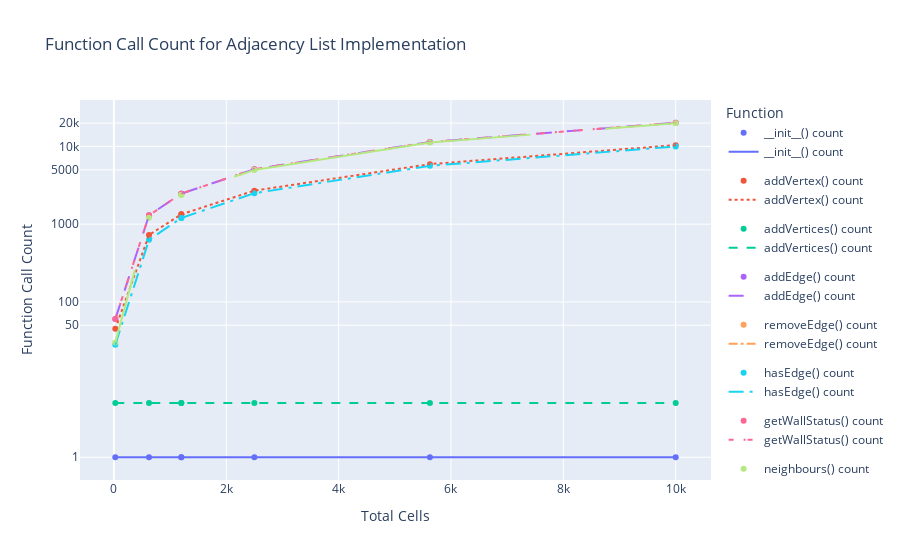

Notebook source saved alongside this figure:
### Code cell
import plotly.graph_objects as go
import plotly.express as px

# Specify the desired functions
functions = ['__init__() count', 'addVertex() count', 'addVertices() count', 'addEdge() count', 'removeEdge() count', 'hasEdge() count', 'getWallStatus() count', 'neighbours() count']

# Define line styles and widths for each function
line_styles = ['solid', 'dot', 'dash', 'longdash', 'dashdot', 'longdashdot', '5px 10px 2px 2px', '10% 20% 40%']
line_widths = [2, 2, 2, 2, 2, 2, 2, 2]

# Create the scatter plot
fig_scatter = px.scatter(
    data_frame=adjListFunctionsDF,
    x='totalCells',
    y=functions,
    labels={'totalCells': 'Total Cells', '__init__() count': '__init__() count', 'addVertex() count': 'addVertex() count', 'addVertices() count': 'addVertices() count', 'addEdge() count': 'addEdge() count', 'removeEdge() count' : 'removeEdge() count', 'hasEdge() count': 'hasEdge() count', 'getWallStatus() count': 'getWallStatus() count', 'neighbours() count': 'neighbours() count'},
    title='Total Cells vs. Average Runtime for Selected Adjacency Matrix Functions',
)

# Create the line plot with different line styles and widths
fig_line = px.line(
    data_frame=adjListFunctionsDF,
    x='totalCells',
    y=functions,
    labels={'totalCells': 'Total Cells', '__init__() count': '__init__() count', 'addVertex() count': 'addVertex() count', 'addVertices() count': 'addVertices() count', 'addEdge() count': 'addEdge() count', 'removeEdge() count' : 'removeEdge() count', 'hasEdge() count': 'hasEdge() count', 'getWallStatus() count': 'getWallStatus() count', 'neighbours() count': 'neighbours() count'},
)

# Combine the scatter and line plots
fig_combine = go.Figure(data=fig_scatter.data + fig_line.data)

# Update line styles and widths for each trace
for i, trace in enumerate(fig_combine.data[len(functions):]):
    trace.line.dash = line_styles[i]
    trace.line.width = line_widths[i]

# Update the layout with logarithmic y-axis and scientific notation
fig_combine.update_layout(
    title='Function Call Count for Adjacency List Implementation',
    xaxis_title='Total Cells',
    yaxis_title='Function Call Count',
    legend_title='Function',
    yaxis_type='log',
    yaxis_tickvals=[0, 1, 50, 100, 1000, 5000, 10000, 20000],  # Custom tick values
    hoverlabel=dict(namelength=-1)  # Display full hover labels
)

fig_combine.show()

### Figure 1 — Plotly figure (JSON) as saved in the notebook; plotly's stock layout.template omitted (floating-point values rounded to 4 significant figures)
{"data": [{"hovertemplate": "variable=__init__() count<br>Total Cells=%{x}<br>value=%{y}<extra></extra>", "legendgroup": "__init__() count", "marker": {"color": "#636efa", "symbol": "circle"}, "mode": "markers", "name": "__init__() count", "orientation": "v", "showlegend": true, "type": "scatter", "x": [25, 625, 1200, 1200, 2500, 5625, 10000], "xaxis": "x", "y": [1, 1, 1, 1, 1, 1, 1], "yaxis": "y"}, {"hovertemplate": "variable=addVertex() count<br>Total Cells=%{x}<br>value=%{y}<extra></extra>", "legendgroup": "addVertex() count", "marker": {"color": "#EF553B", "symbol": "circle"}, "mode": "markers", "name": "addVertex() count", "orientation": "v", "showlegend": true, "type": "scatter", "x": [25, 625, 1200, 1200, 2500, 5625, 10000], "xaxis": "x", "y": [45, 725, 1340, 1340, 2700, 5925, 10400], "yaxis": "y"}, {"hovertemplate": "variable=addVertices() count<br>Total Cells=%{x}<br>value=%{y}<extra></extra>", "legendgroup": "addVertices() count", "marker": {"color": "#00cc96", "symbol": "circle"}, "mode": "markers", "name": "addVertices() count", "orientation": "v", "showlegend": true, "type": "scatter", "x": [25, 625, 1200, 1200, 2500, 5625, 10000], "xaxis": "x", "y": [5, 5, 5, 5, 5, 5, 5], "yaxis": "y"}, {"hovertemplate": "variable=addEdge() count<br>Total Cells=%{x}<br>value=%{y}<extra></extra>", "legendgroup": "addEdge() count", "marker": {"color": "#ab63fa", "symbol": "circle"}, "mode": "markers", "name": "addEdge() count", "orientation": "v", "showlegend": true, "type": "scatter", "x": [25, 625, 1200, 1200, 2500, 5625, 10000], "xaxis": "x", "y": [60, 1300, 2470, 2470, 5100, 11400, 20200], "yaxis": "y"}, {"hovertemplate": "variable=removeEdge() count<br>Total Cells=%{x}<br>value=%{y}<extra></extra>", "legendgroup": "removeEdge() count", "marker": {"color": "#FFA15A", "symbol": "circle"}, "mode": "markers", "name": "removeEdge() count", "orientation": "v", "showlegend": true, "type": "scatter", "x": [25, 625, 1200, 1200, 2500, 5625, 10000], "xaxis": "x", "y": [0, 0, 0, 0, 0, 0, 0], "yaxis": "y"}, {"hovertemplate": "variable=hasEdge() count<br>Total Cells=%{x}<br>value=%{y}<extra></extra>", "legendgroup": "hasEdge() count", "marker": {"color": "#19d3f3", "symbol": "circle"}, "mode": "markers", "name": "hasEdge() count", "orientation": "v", "showlegend": true, "type": "scatter", "x": [25, 625, 1200, 1200, 2500, 5625, 10000], "xaxis": "x", "y": [28, 628, 1203, 1203, 2503, 5628, 10003], "yaxis": "y"}, {"hovertemplate": "variable=getWallStatus() count<br>Total Cells=%{x}<br>value=%{y}<extra></extra>", "legendgroup": "getWallStatus() count", "marker": {"color": "#FF6692", "symbol": "circle"}, "mode": "markers", "name": "getWallStatus() count", "orientation": "v", "showlegend": true, "type": "scatter", "x": [25, 625, 1200, 1200, 2500, 5625, 10000], "xaxis": "x", "y": [60, 1300, 2470, 2470, 5100, 11400, 20200], "yaxis": "y"}, {"hovertemplate": "variable=neighbours() count<br>Total Cells=%{x}<br>value=%{y}<extra></extra>", "legendgroup": "neighbours() count", "marker": {"color": "#B6E880", "symbol": "circle"}, "mode": "markers", "name": "neighbours() count", "orientation": "v", "showlegend": true, "type": "scatter", "x": [25, 625, 1200, 1200, 2500, 5625, 10000], "xaxis": "x", "y": [30, 1213, 2374, 2386, 4988, 11222, 19968], "yaxis": "y"}, {"hovertemplate": "variable=__init__() count<br>Total Cells=%{x}<br>value=%{y}<extra></extra>", "legendgroup": "__init__() count", "line": {"color": "#636efa", "dash": "solid", "width": 2}, "marker": {"symbol": "circle"}, "mode": "lines", "name": "__init__() count", "orientation": "v", "showlegend": true, "type": "scatter", "x": [25, 625, 1200, 1200, 2500, 5625, 10000], "xaxis": "x", "y": [1, 1, 1, 1, 1, 1, 1], "yaxis": "y"}, {"hovertemplate": "variable=addVertex() count<br>Total Cells=%{x}<br>value=%{y}<extra></extra>", "legendgroup": "addVertex() count", "line": {"color": "#EF553B", "dash": "dot", "width": 2}, "marker": {"symbol": "circle"}, "mode": "lines", "name": "addVertex() count", "orientation": "v", "showlegend": true, "type": "scatter", "x": [25, 625, 1200, 1200, 2500, 5625, 10000], "xaxis": "x", "y": [45, 725, 1340, 1340, 2700, 5925, 10400], "yaxis": "y"}, {"hovertemplate": "variable=addVertices() count<br>Total Cells=%{x}<br>value=%{y}<extra></extra>", "legendgroup": "addVertices() count", "line": {"color": "#00cc96", "dash": "dash", "width": 2}, "marker": {"symbol": "circle"}, "mode": "lines", "name": "addVertices() count", "orientation": "v", "showlegend": true, "type": "scatter", "x": [25, 625, 1200, 1200, 2500, 5625, 10000], "xaxis": "x", "y": [5, 5, 5, 5, 5, 5, 5], "yaxis": "y"}, {"hovertemplate": "variable=addEdge() count<br>Total Cells=%{x}<br>value=%{y}<extra></extra>", "legendgroup": "addEdge() count", "line": {"color": "#ab63fa", "dash": "longdash", "width": 2}, "marker": {"symbol": "circle"}, "mode": "lines", "name": "addEdge() count", "orientation": "v", "showlegend": true, "type": "scatter", "x": [25, 625, 1200, 1200, 2500, 5625, 10000], "xaxis": "x", "y": [60, 1300, 2470, 2470, 5100, 11400, 20200], "yaxis": "y"}, {"hovertemplate": "variable=removeEdge() count<br>Total Cells=%{x}<br>value=%{y}<extra></extra>", "legendgroup": "removeEdge() count", "line": {"color": "#FFA15A", "dash": "dashdot", "width": 2}, "marker": {"symbol": "circle"}, "mode": "lines", "name": "removeEdge() count", "orientation": "v", "showlegend": true, "type": "scatter", "x": [25, 625, 1200, 1200, 2500, 5625, 10000], "xaxis": "x", "y": [0, 0, 0, 0, 0, 0, 0], "yaxis": "y"}, {"hovertemplate": "variable=hasEdge() count<br>Total Cells=%{x}<br>value=%{y}<extra></extra>", "legendgroup": "hasEdge() count", "line": {"color": "#19d3f3", "dash": "longdashdot", "width": 2}, "marker": {"symbol": "circle"}, "mode": "lines", "name": "hasEdge() count", "orientation": "v", "showlegend": true, "type": "scatter", "x": [25, 625, 1200, 1200, 2500, 5625, 10000], "xaxis": "x", "y": [28, 628, 1203, 1203, 2503, 5628, 10003], "yaxis": "y"}, {"hovertemplate": "variable=getWallStatus() count<br>Total Cells=%{x}<br>value=%{y}<extra></extra>", "legendgroup": "getWallStatus() count", "line": {"color": "#FF6692", "dash": "5px 10px 2px 2px", "width": 2}, "marker": {"symbol": "circle"}, "mode": "lines", "name": "getWallStatus() count", "orientation": "v", "showlegend": true, "type": "scatter", "x": [25, 625, 1200, 1200, 2500, 5625, 10000], "xaxis": "x", "y": [60, 1300, 2470, 2470, 5100, 11400, 20200], "yaxis": "y"}, {"hovertemplate": "variable=neighbours() count<br>Total Cells=%{x}<br>value=%{y}<extra></extra>", "legendgroup": "neighbours() count", "line": {"color": "#B6E880", "dash": "10% 20% 40%", "width": 2}, "marker": {"symbol": "circle"}, "mode": "lines", "name": "neighbours() count", "orientation": "v", "showlegend": true, "type": "scatter", "x": [25, 625, 1200, 1200, 2500, 5625, 10000], "xaxis": "x", "y": [30, 1213, 2374, 2386, 4988, 11222, 19968], "yaxis": "y"}], "layout": {"autosize": true, "hoverlabel": {"namelength": -1}, "legend": {"title": {"text": "Function"}}, "title": {"text": "Function Call Count for Adjacency List Implementation"}, "xaxis": {"autorange": true, "range": [-583.3, 10610.0], "title": {"text": "Total Cells"}, "type": "linear"}, "yaxis": {"autorange": true, "range": [-0.3553, 4.661], "tickvals": [0, 1, 50, 100, 1000, 5000, 10000, 20000], "title": {"text": "Function Call Count"}, "type": "log"}}}
